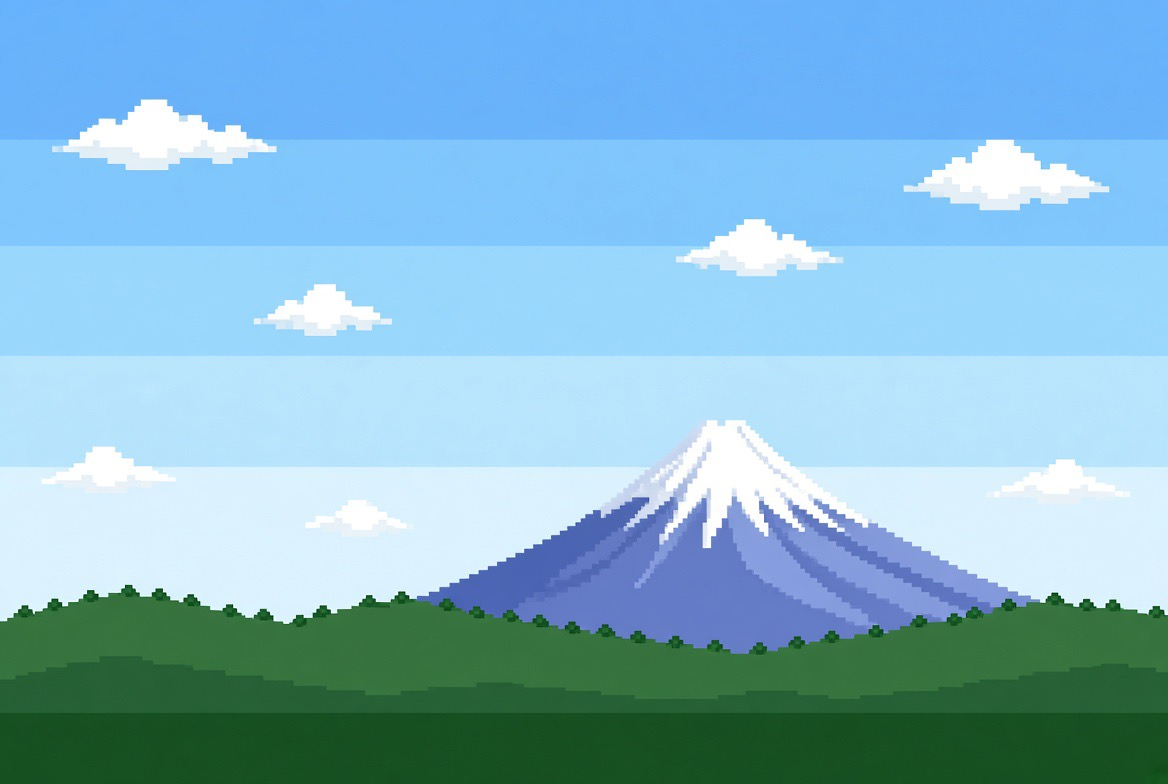
#> input picture art-src/bg-sky.jpg, 1168 x 784 px; its folder holds 8 pictures in this run; the run also reads 1 picture not shown here
$ python build_bg.py ../art-src/bandit-a.jpg
#> lines starting #> are read from the running program, lines starting #| are printed output that depends on the picture; after the words box and inside, x2 and y2 are one past the last pixel; in counts of white or black regions, pixels touching at a corner belong together
#!/usr/bin/env python3
"""Build the parallax background layers from the AI-generated sources in art-src/.

  bg-sky.jpg   -> assets/gen/bg_sky.png    far layer: sky, Mt. Fuji, hills (scrolls slowly)
  bg-town.jpg  -> \
  bg-pines.jpg -> /  assets/gen/bg_mid.png  middle layer: townhouses, then Tokaido pines
  bg-road.jpg  -> assets/gen/bg_road.png   ground tile (repeats horizontally, scrolls with the camera)

and writes the "_backdrop" entry of assets/manifest.json (the sprite sheets are left alone).

    python3 tools/build_bg.py [--preview preview_bg.png]
"""
import json
import sys
from pathlib import Path

import numpy as np
from PIL import Image, ImageFilter

ROOT = Path(__file__).resolve().parent.parent
SRC = ROOT / 'art-src'
OUT = ROOT / 'assets' / 'gen'
MANIFEST = ROOT / 'assets' / 'manifest.json'

SCREEN_W, SCREEN_H = 256, 224
HORIZON = 128          # the road starts here (the old placeholder background used the same)
STAGE_CAM_MAX = 1024   # STAGE_W - SCREEN_W

SKY_PARALLAX = 0.1
MID_PARALLAX = 0.5


def load(name):
#> called with name = 'bg-sky.jpg'
    return np.asarray(Image.open(SRC / name).convert('RGB')).astype(np.float32)


def box_resize(chan, size):
    return np.asarray(Image.fromarray(chan.astype(np.float32), 'F').resize(size, Image.BOX))


def shrink(rgb, mask, size):
    """Area-average downscale that only averages opaque pixels, so keyed-out colours never bleed in."""
    m = mask.astype(np.float32)
    cov = box_resize(m, size)
    out = np.zeros((size[1], size[0], 3), np.float32)
    for c in range(3):
        out[:, :, c] = box_resize(rgb[:, :, c] * m, size) / np.maximum(cov, 1e-6)
    return out, cov > 0.5


def quantize(rgb, alpha, colors):
    """Limit to a small palette (median cut over the opaque pixels), no dithering."""
    ys, xs = np.where(alpha)
    px = np.clip(rgb[ys, xs], 0, 255).astype(np.uint8)[None, :, :]
    q = Image.fromarray(px, 'RGB').quantize(colors=colors, method=Image.MEDIANCUT, dither=Image.NONE).convert('RGB')
    out = np.zeros((*alpha.shape, 4), np.uint8)
    out[ys, xs, :3] = np.asarray(q)[0]
    out[ys, xs, 3] = 255
    return out


def erode(mask, n):
    im = Image.fromarray((mask * 255).astype(np.uint8))
    for _ in range(n):
        im = im.filter(ImageFilter.MinFilter(3))
    return np.asarray(im) > 127


def magenta(a):
    r, g, b = a[:, :, 0], a[:, :, 1], a[:, :, 2]
    return (r - g > 120) & (b - g > 50) & (r > 170)


def sky_blue(a):
    r, g, b = a[:, :, 0], a[:, :, 1], a[:, :, 2]
    return (b - r > 50) & (b - g > 18)


def rotate(a, x0):
    return np.concatenate([a[:, x0:], a[:, :x0]], axis=1)


def seam_blend(a, ov):
    """Make a horizontally tileable image by cross-fading its last `ov` columns into its first ones."""
    w = a.shape[1]
    out = a[:, : w - ov].copy()
    t = (np.arange(ov, dtype=np.float32) / ov)[None, :, None]
    out[:, :ov] = a[:, w - ov :] * (1 - t) + a[:, :ov] * t
    return out


def save(arr, name):
    Image.fromarray(arr, 'RGBA').save(OUT / name, optimize=True)
    return arr.shape[1], arr.shape[0]


# --- far layer: sky + Fuji ---------------------------------------------------------------------

def build_sky():
    a = load('bg-sky.jpg')
    # The sky above the peak is cropped by the screen height, so rebuild it from a cloud-free column strip
    # (rows 0..349 squeezed) so the top still shows the darker upper bands.
    top = a[:349, 450:650]
    top = np.asarray(Image.fromarray(top.astype(np.uint8)).resize((200, 72), Image.BOX)).astype(np.float32)
#> top: shape (72, 200, 3) float32
    top = np.repeat(top, 6, axis=1)[:, : a.shape[1]]
#> top: shape (72, 1168, 3) float32
    full = np.concatenate([top, a[349:765]], axis=0)
    scale = 360 / a.shape[1]
#> scale = 0.308
    size = (360, round(full.shape[0] * scale))
#> size = (360, 150)
    rgb, alpha = shrink(full, np.ones(full.shape[:2], bool), size)
#> in shrink, `m = mask.astype(np.float32)`: m: shape (488, 1168) float32; every value is 1
#> in box_resize, `return np.asarray(Image.fromarray(chan.astype(np.float32), 'F').resize..`: returned value: shape (150, 360) float32; every value is 1
#> alpha: shape (150, 360) bool; every value is 1
    rgb = rgb[:HORIZON]
    alpha = alpha[:HORIZON]
#> alpha: shape (128, 360) bool; every value is 1
    return quantize(rgb, alpha, 28)


# --- middle layer: town, then pines ------------------------------------------------------------

def build_town():
    a = rotate(load('bg-town.jpg'), 90)[251:544]
#> call 2 of load, with name = 'bg-town.jpg'
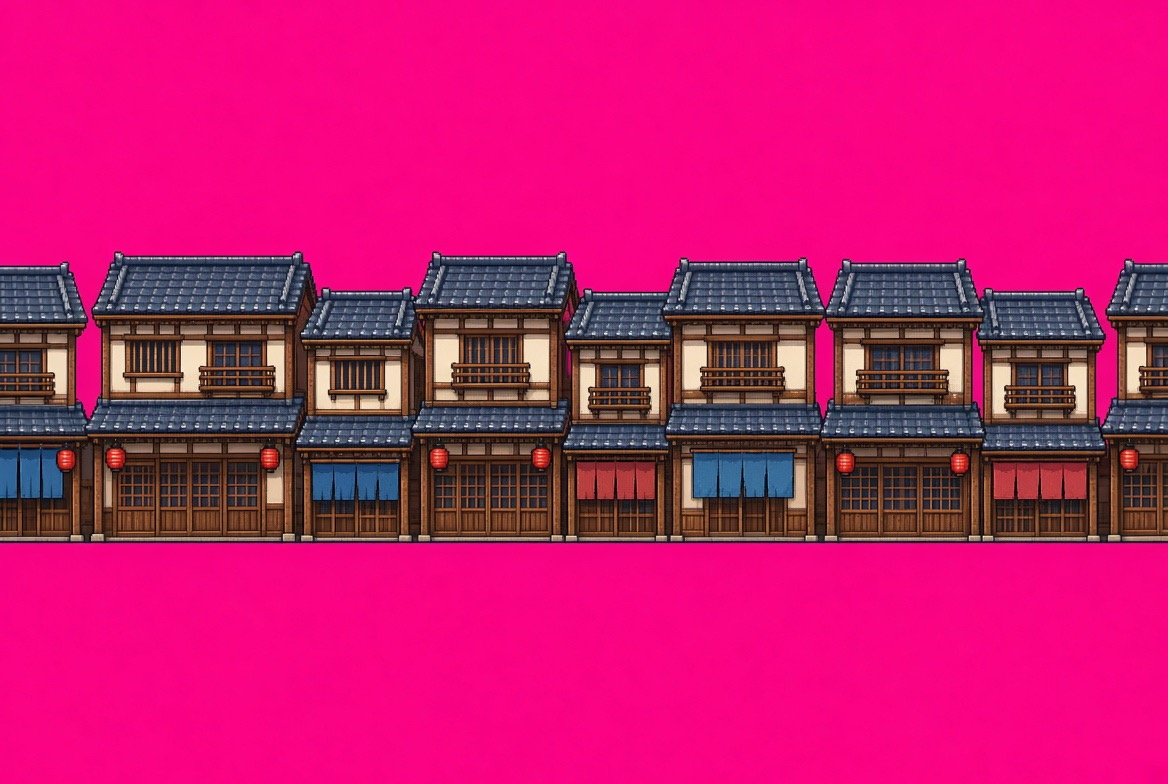
#> input picture art-src/bg-town.jpg, 1168 x 784 px
    keep = erode(~magenta(a), 2)
#> in magenta, `return (r - g > 120) & (b - g > 50) & (r > 170)`:
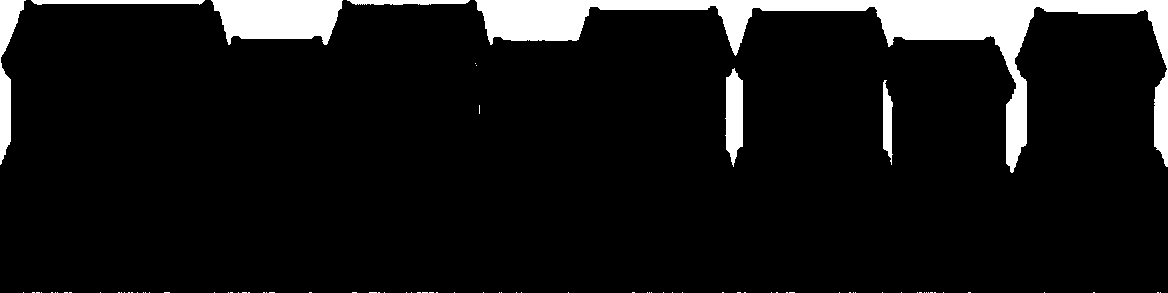
#> returned value: shape (293, 1168) bool; 8.4% white; 90 white regions (83 under 20 px), largest, box (x1, y1, x2, y2) and area: (475, 0, 1168, 173) 19278, (211, 0, 343, 45) 4536, (0, 0, 26, 165) 1726
#> in erode, `return np.asarray(im) > 127`: returned value: shape (293, 1168) bool; 89.6% white; 49 black regions (16 under 20 px), largest, box (x1, y1, x2, y2) and area: (473, 0, 1168, 175) 22280, (209, 0, 472, 47) 5847, (0, 0, 28, 167) 2152
    h = 82
    w = round(a.shape[1] * h / a.shape[0])
#> w = 327
    rgb, alpha = shrink(a, keep, (w, h))
#> call 2 of shrink, with size = (327, 82)
#> after the loop in shrink (call 2), `for c in range(3):`:
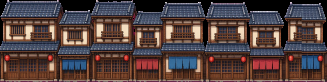
#> out: shape (82, 327, 3) float32; mean R, G, B 82, 64.9, 64.1
#> alpha: shape (82, 327) bool; 89.4% white; 43 black regions (39 under 20 px), largest, box (x1, y1, x2, y2) and area: (59, 0, 327, 49) 2244, (0, 0, 58, 47) 273, (202, 18, 209, 47) 149, (247, 22, 251, 47) 68
    return quantize(rgb, alpha, 36)


def build_pines():
    a = rotate(load('bg-pines.jpg'), 120)[291:549]
#> call 3 of load, with name = 'bg-pines.jpg'
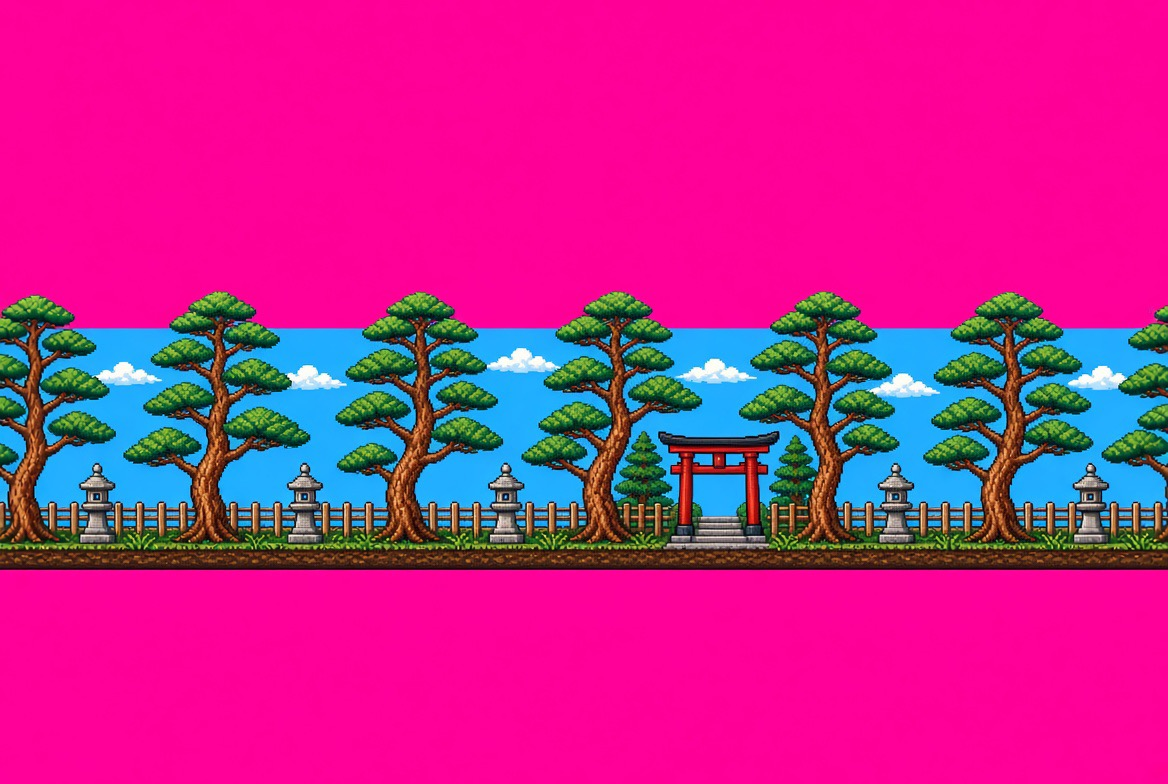
#> input picture art-src/bg-pines.jpg, 1168 x 784 px
#> a: shape (258, 1168, 3) float32
    y = np.arange(a.shape[0])[:, None]
#> y = 258 values from 0 to 257
    white = a.min(axis=2) > 150
#> white: shape (258, 1168) bool; 2.7% white; 227 white regions (184 under 20 px), largest, box (x1, y1, x2, y2) and area: (558, 68, 636, 92) 934, (367, 57, 440, 81) 929, (750, 83, 820, 106) 828
    cloud = white & (y < 430 - 291)          # clouds only float in the upper sky; lantern stone is lower
    gone = magenta(a) | sky_blue(a) | cloud
#> in magenta (call 2), `r, g, b = a[:, :, 0], a[:, :, 1], a[:, :, 2]`:
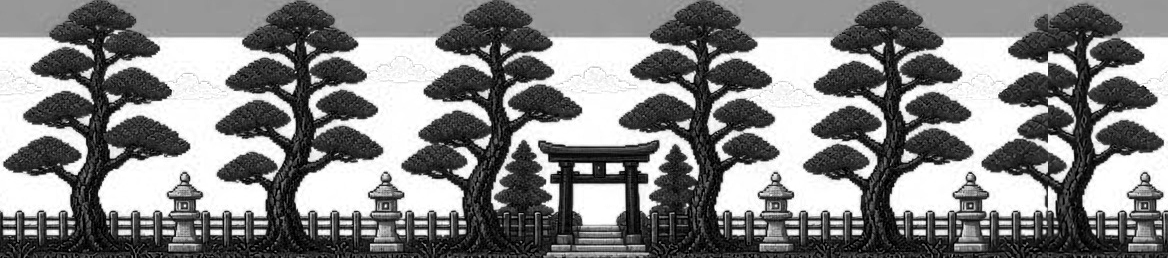
#> b: shape (258, 1168) float32; min 0, max 255, mean 131.7
#> in magenta (call 2), `return (r - g > 120) & (b - g > 50) & (r > 170)`: returned value: shape (258, 1168) bool; 9.9% white; 5 white regions (1 under 20 px), largest, box (x1, y1, x2, y2) and area: (706, 0, 1168, 37) 11710, (103, 0, 492, 37) 10220, (501, 0, 701, 37) 5350, (0, 0, 94, 37) 2495
#> in sky_blue, `return (b - r > 50) & (b - g > 18)`: returned value: shape (258, 1168) bool; 37.4% white; 170 white regions (51 under 20 px), largest, box (x1, y1, x2, y2) and area: (98, 37, 296, 217) 19122, (294, 37, 493, 225) 17454, (707, 37, 887, 217) 16689
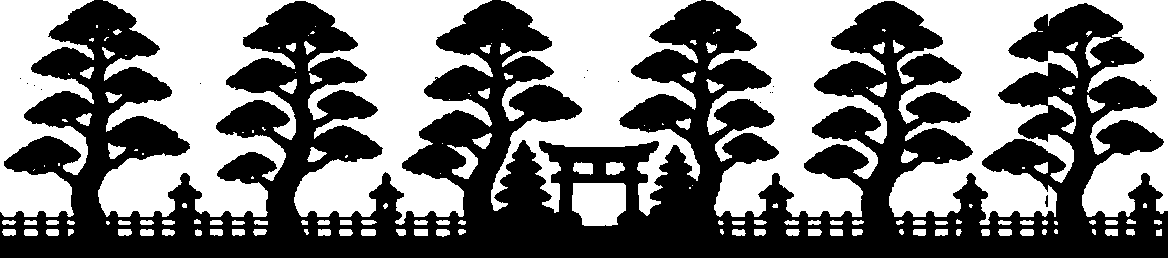
#> gone: shape (258, 1168) bool; 48.5% white; 171 white regions (55 under 20 px), largest, box (x1, y1, x2, y2) and area: (706, 0, 1168, 225) 54194, (98, 0, 493, 225) 48030, (491, 0, 701, 216) 20869
    # grow the removed area so the blue/white fringe pixels around leaves go with it
    gone = ~erode(~gone, 2)
#> the loop in erode (call 2), `for _ in range(n):` made 2 passes
#> pass 2, in erode (call 2), `im = im.filter(ImageFilter.MinFilter(3))`:
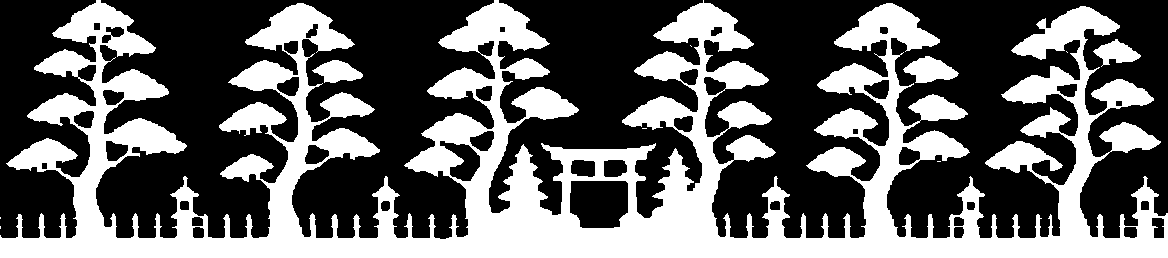
#> im: PIL image 1168x258 L; 38.4% white; 10 white regions (6 under 20 px), largest, box (x1, y1, x2, y2) and area: (0, 0, 1168, 258) 113373, (903, 56, 959, 83) 912, (312, 60, 363, 83) 722, (1093, 39, 1141, 67) 692
    h = 100
    w = round(a.shape[1] * h / a.shape[0])
#> w = 453
    rgb, alpha = shrink(a, ~gone, (w, h))
    # drop specks (isolated sky leftovers)
    im = Image.fromarray((alpha * 255).astype(np.uint8)).filter(ImageFilter.MedianFilter(3))
    alpha = np.asarray(im) > 127
    return quantize(rgb, alpha, 36)


def build_mid():
    town, pines = build_town(), build_pines()
    base = 133
    strip = np.zeros((base + 1, town.shape[1] + pines.shape[1], 4), np.uint8)
    strip[base - town.shape[0] : base, : town.shape[1]] = town
    strip[base - pines.shape[0] + 1 : base + 1, town.shape[1] :] = pines
    need = SCREEN_W + int(STAGE_CAM_MAX * MID_PARALLAX)
    if strip.shape[1] < need:
        raise SystemExit(f'mid strip too short: {strip.shape[1]} < {need}')
    return strip


# --- ground ------------------------------------------------------------------------------------

def build_road():
    a = seam_blend(load('bg-road.jpg'), 40)
#> in seam_blend, `w = a.shape[1]`: w = 1168
    s = 0.14
    size = (round(a.shape[1] * s), round(a.shape[0] * s))
#> size = (158, 110)
    rgb, alpha = shrink(a, np.ones(a.shape[:2], bool), size)
    rgb, alpha = rgb[: SCREEN_H - HORIZON], alpha[: SCREEN_H - HORIZON]
    return quantize(rgb, alpha, 28)


def main():
    OUT.mkdir(parents=True, exist_ok=True)
    layers = {'sky': build_sky(), 'mid': build_mid(), 'road': build_road()}
    info = {}
    for k, arr in layers.items():
        w, h = save(arr, f'bg_{k}.png')
        info[k] = {'image': f'gen/bg_{k}.png', 'w': w, 'h': h}
        print(k, w, h, 'colors', len({tuple(p) for p in arr.reshape(-1, 4) if p[3]}))
#> this loop made 3 passes
#> (k, w, h) on passes 1 to 3: ('sky', 360, 128), ('mid', 780, 134), ('road', 158, 96)
#| sky 360 128 colors 28
#| mid 780 134 colors 72
#| road 158 96 colors 28
#> after the loop, info = 3 items
    info['sky']['parallax'] = SKY_PARALLAX
    info['mid']['parallax'] = MID_PARALLAX
    info['road']['parallax'] = 1
    info['road']['y'] = HORIZON
    manifest = json.loads(MANIFEST.read_text()) if MANIFEST.exists() else {}
    manifest['_backdrop'] = info
    MANIFEST.write_text(json.dumps(manifest, indent=2, ensure_ascii=False) + '\n')

    if '--preview' in sys.argv:
        prev = Path(sys.argv[sys.argv.index('--preview') + 1])
        for cam in (0, 512, 1024):
            canvas = Image.new('RGBA', (SCREEN_W, SCREEN_H), (0, 0, 0, 255))
            for k in ('sky', 'mid'):
                im = Image.fromarray(layers[k], 'RGBA')
                canvas.alpha_composite(im, (-int(cam * info[k]['parallax']), 0))
            road = Image.fromarray(layers['road'], 'RGBA')
            for x in range(-(cam % road.width), SCREEN_W, road.width):
                canvas.alpha_composite(road, (x, HORIZON))
            canvas.resize((SCREEN_W * 3, SCREEN_H * 3), Image.NEAREST).save(prev.with_name(f'{prev.stem}_{cam}{prev.suffix}'))


if __name__ == '__main__':
    main()
